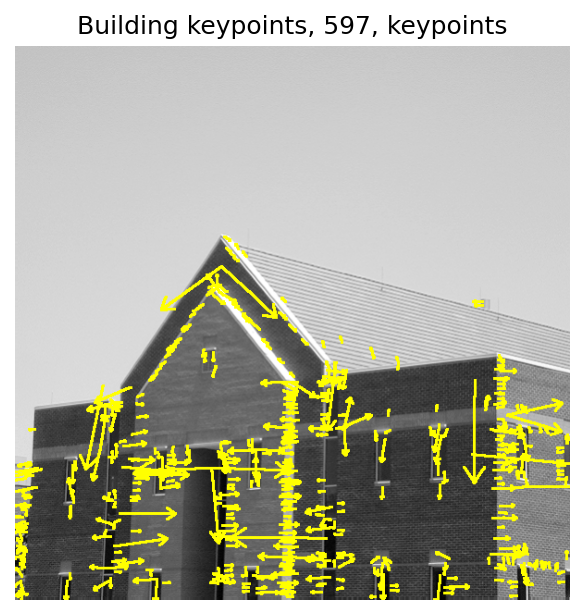

Write Python code to recreate this figure.
"""Figure 12.63 - Matching of building corner."""

from __future__ import annotations

import os
import matplotlib.pyplot as plt

from libDIPUM.sift import sift
from libDIPUM.showkeys import showkeys
from libDIPUM.match import match
from libDIPUM.data_path import dip_data

print("Running Figure1263 (matching of building corner)...")

# Data
img1 = dip_data('building-600by600.pgm')
img2 = dip_data('building-corner.pgm')

# Keypoints for building
image, descrips, locs1 = sift(img1)
overlay1 = showkeys(image, locs1)
print(f"Building keypoints found: {locs1.shape[0]}")

# Keypoints for building corner
image, descrips, locs2 = sift(img2)
overlay2 = showkeys(image, locs2)
print(f"Building-corner keypoints found: {locs2.shape[0]}")

# Match between the two
num, overlay_match = match(img1, img2)
print(f"Found {num} matches")

# Display
fig1 = plt.figure(1)
plt.imshow(overlay1)
plt.title(f"Building keypoints, {locs1.shape[0]}, keypoints")
plt.axis("off")

fig2 = plt.figure(2)
plt.imshow(overlay2)
plt.title(f"Building-corner keypoints, {locs2.shape[0]}, keypoints")
plt.axis("off")

fig3 = plt.figure(3)
plt.imshow(overlay_match)
plt.title(f"Matching, {num}, match")
plt.axis("off")

# Save (equivalent to MATLAB print -f1/-f2/-f3)
out_dir = os.path.dirname(__file__)
out1 = os.path.join(out_dir, "Figure1263.png")
out2 = os.path.join(out_dir, "Figure1263Bis.png")
out3 = os.path.join(out_dir, "Figure1263Ter.png")
fig1.savefig(out1, dpi=150, bbox_inches="tight")
fig2.savefig(out2, dpi=150, bbox_inches="tight")
fig3.savefig(out3, dpi=150, bbox_inches="tight")
print(f"Saved {out1}")
print(f"Saved {out2}")
print(f"Saved {out3}")

plt.show()
